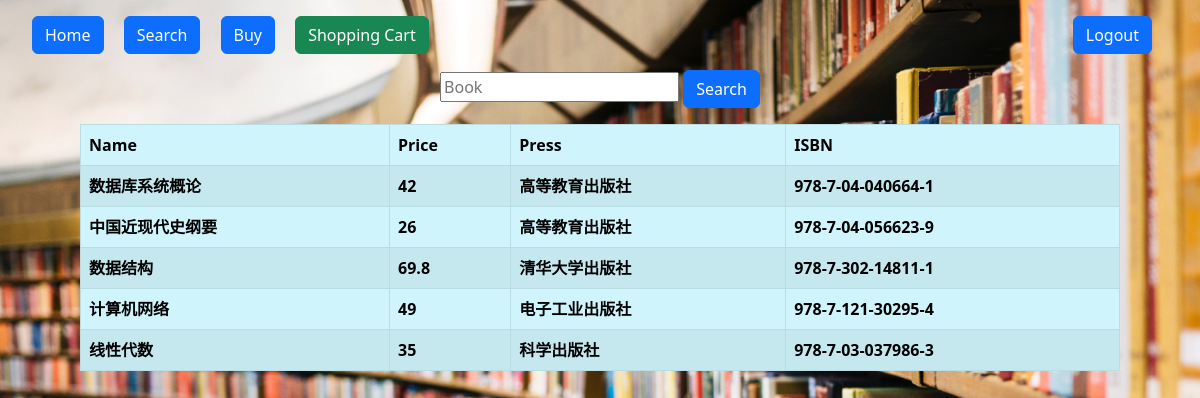
The page /search (signed in) on the database its author committed.
### tables this page shows
CREATE TABLE books (id INTEGER, bookname TEXT, price NUMERIC, press TEXT, ISBN TEXT, PRIMARY KEY (id));

### app.py (the view)
@app.route('/search', methods=['GET', 'POST'])
@login_required
def search():
    rows = execute('SELECT * FROM books')
    if request.method == 'GET':
        return render_template('search.html', rows=rows)
    name = request.form.get('name')
    for row in rows:
        if row[1] == name:
            return render_template('search_book.html', name=row[1], price=row[2], press=row[3], isbn=row[4])
    return render_template('wrong.html', msg="Doesn't find the book")

### helper.py (called while the page is built)
def execute(command):
    with closing(sqlite3.connect('user.db')) as con, con, closing(con.cursor()) as cur:
        cur.execute(command)
        return cur.fetchall()

def login_required(f):
    @wraps(f)
    def decorated_function(*args, **kwargs):
        if session.get('id') is None:
            return redirect('/login')
        return f(*args, **kwargs)
    return decorated_function

### templates/search.html (shortened to what this page needs)
{% extends 'layout.html' %}
{% block body %}
    <ul class="header">
        <li style="margin-right: 1rem">
            <form action="/">
                <input class="btn btn-primary" type="submit" value="Home">
            </form>
        </li>
        <li style="margin-right: 1rem">
            <form action="/search">
                <input class="btn btn-primary" type="submit" value="Search">
            </form>
        </li>
        <li style="margin-right: 1rem">
            <form action="/buy">
                <input class="btn btn-primary" type="submit" value="Buy">
            </form>
        </li>
        <li>
            <form action="/favorite">
                <input class="btn btn-success" type="submit" value="Shopping Cart">
            </form>
        </li>
        <li style="margin-right: 3rem; float: right">
            <form action="/logout">
                <input class="btn btn-primary" type="submit" value="Logout">
            </form>
        </li>
    </ul>
    <form action="/search" method="post" style="text-align: center; margin-bottom: 1rem">
        <input autofocus autocomplete="off" name="name" placeholder="Book" type="text">
        <input class="btn btn-primary" type="submit" value="Search">
    </form>
    <div class="page_margin">
        <table class="table table-bordered table-info table-striped">
            <thead>
            <tr>
                <th scope="col">Name</th>
                <th scope="col">Price</th>
                <th scope="col">Press</th>
                <th scope="col">ISBN</th>
            </tr>
            </thead>
            <tbody>
            {% for row in rows %}
                <tr>
                    <th scope="row">{{ row[1] }}</th>
                    <th scope="row">{{ row[2] }}</th>
                    <th scope="row">{{ row[3] }}</th>
                    <th scope="row">{{ row[4] }}</th>
                </tr>
            {% endfor %}
            </tbody>
        </table>
    </div>
{% endblock %}

### templates/layout.html (shortened to what this page needs)
<!DOCTYPE html>
<html lang="en">
<head>
    <link href="https://cdn.jsdelivr.net/npm/bootstrap@5.2.0/dist/css/bootstrap.min.css" rel="stylesheet">
    <link href="/static/style.css" rel="stylesheet">
</head>
<body style="margin-top: 1rem">
    {% block body %}{% endblock %}
</body>
</html>

### static/style.css (style rules this page uses)
html body { background-image: url("/static/bookstores-in-singapore-main-image.jpg"); background-size: cover; }
.header li { display: inline-block; }
.page_margin { margin-left: 5rem; margin-right: 5rem; }

### rows shown on the page
books: bookname "数据库系统概论", price "42", press "高等教育出版社", ISBN "978-7-04-040664-1"
books: bookname "中国近现代史纲要", price "26", press "高等教育出版社", ISBN "978-7-04-056623-9"
books: bookname "数据结构", price "69.8", press "清华大学出版社", ISBN "978-7-302-14811-1"
books: bookname "计算机网络", price "49", press "电子工业出版社", ISBN "978-7-121-30295-4"
books: bookname "线性代数", price "35", press "科学出版社", ISBN "978-7-03-037986-3"
